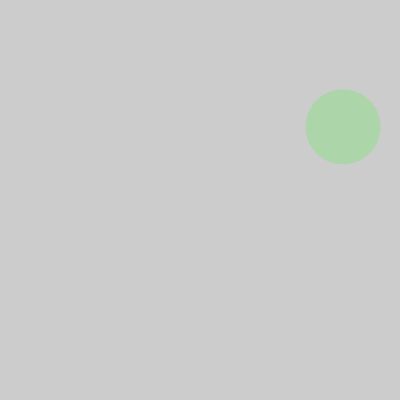
Frame 1 (no input)
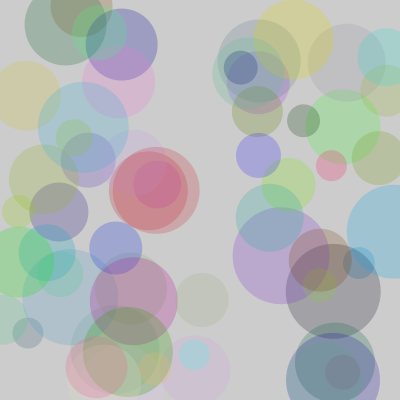
Frame 60 (the mouse pressed at the canvas centre just before this capture)
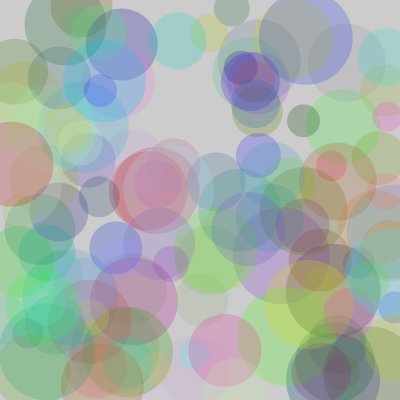
Frame 120 (the mouse held since frame 60 and released just before this capture)

The Processing sketch that drew these frames (run headless with seeded random() and noise(); from frame 60 on, the mouse is pressed at the canvas centre):

// Processing sketch: processing_35397
// ── processing_35397.pde

// This is a practice sketch for OpenProcessing.org
// By Barton Poulson
// 01 September 2011

void setup() {
  size(400, 400);
//  size(screen.width, screen.height);
  frameRate(10);
  smooth();
}

void draw() {
  int d = int(random(30, 100));
  noStroke();
  fill(random(255), random(255), random(255), 60);
  ellipse(random(width), random(height), d, d);
}
